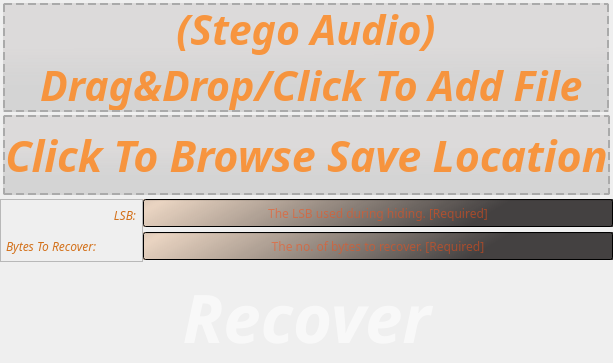
                   <widget class="QWidget" name="Recover">
                    <layout class="QVBoxLayout" name="verticalLayout_24">
                     <property name="spacing">
                      <number>0</number>
                     </property>
                     <property name="leftMargin">
                      <number>0</number>
                     </property>
                     <property name="topMargin">
                      <number>0</number>
                     </property>
                     <property name="rightMargin">
                      <number>0</number>
                     </property>
                     <property name="bottomMargin">
                      <number>0</number>
                     </property>
                     <item>
                      <widget class="QFrame" name="InfileRec">
                       <property name="minimumSize">
                        <size>
                         <width>0</width>
                         <height>115</height>
                        </size>
                       </property>
                       <property name="maximumSize">
                        <size>
                         <width>16777215</width>
                         <height>115</height>
                        </size>
                       </property>
                       <property name="font">
                        <font>
                         <pointsize>10</pointsize>
                        </font>
                       </property>
                       <property name="frameShape">
                        <enum>QFrame::NoFrame</enum>
                       </property>
                       <property name="frameShadow">
                        <enum>QFrame::Raised</enum>
                       </property>
                       <layout class="QHBoxLayout" name="horizontalLayout_21">
                        <property name="spacing">
                         <number>0</number>
                        </property>
                        <property name="leftMargin">
                         <number>0</number>
                        </property>
                        <property name="topMargin">
                         <number>0</number>
                        </property>
                        <property name="rightMargin">
                         <number>0</number>
                        </property>
                        <property name="bottomMargin">
                         <number>0</number>
                        </property>
                        <item>
                         <widget class="QWidget" name="InfileRedDragDrop" native="true">
                          <layout class="QHBoxLayout" name="horizontalLayout_22">
                           <property name="spacing">
                            <number>0</number>
                           </property>
                           <property name="leftMargin">
                            <number>3</number>
                           </property>
                           <property name="topMargin">
                            <number>3</number>
                           </property>
                           <property name="rightMargin">
                            <number>4</number>
                           </property>
                           <property name="bottomMargin">
                            <number>3</number>
                           </property>
                           <item>
                            <widget class="QLabel" name="InfileRecLabel">
                             <property name="minimumSize">
                              <size>
                               <width>0</width>
                               <height>109</height>
                              </size>
                             </property>
                             <property name="maximumSize">
                              <size>
                               <width>16777215</width>
                               <height>109</height>
                              </size>
                             </property>
                             <property name="font">
                              <font>
                               <family>Feast of Flesh BB</family>
                               <pointsize>31</pointsize>
                               <weight>75</weight>
                               <italic>true</italic>
                               <bold>true</bold>
                              </font>
                             </property>
                             <property name="styleSheet">
                              <string notr="true">border: 2px dashed #aaa;
color: qlineargradient(spread:pad, x1:0, y1:0, x2:1, y2:0, stop:0 rgba(158, 7, 23, 180), stop:1 rgba(255, 130, 20, 200));
background-color: qlineargradient(spread:pad, x1:0.462049, y1:0.921, x2:0.452, y2:0, stop:0.174129 rgba(74, 74, 74, 42), stop:0.567164 rgba(78, 59, 58, 30));
</string>
                             </property>
                             <property name="text">
                              <string>(Stego Audio)
 Drag&amp;Drop/Click To Add File</string>
                             </property>
                             <property name="alignment">
                              <set>Qt::AlignCenter</set>
                             </property>
                            </widget>
                           </item>
                          </layout>
                         </widget>
                        </item>
                       </layout>
                      </widget>
                     </item>
                     <item>
                      <widget class="QFrame" name="OutfileRec">
                       <property name="minimumSize">
                        <size>
                         <width>0</width>
                         <height>84</height>
                        </size>
                       </property>
                       <property name="maximumSize">
                        <size>
                         <width>16777215</width>
                         <height>84</height>
                        </size>
                       </property>
                       <property name="frameShape">
                        <enum>QFrame::NoFrame</enum>
                       </property>
                       <property name="frameShadow">
                        <enum>QFrame::Raised</enum>
                       </property>
                       <layout class="QHBoxLayout" name="horizontalLayout_23">
                        <property name="spacing">
                         <number>0</number>
                        </property>
                        <property name="leftMargin">
                         <number>0</number>
                        </property>
                        <property name="topMargin">
                         <number>0</number>
                        </property>
                        <property name="rightMargin">
                         <number>0</number>
                        </property>
                        <property name="bottomMargin">
                         <number>0</number>
                        </property>
                        <item>
                         <widget class="QWidget" name="OutfileRecBrowse" native="true">
                          <layout class="QHBoxLayout" name="horizontalLayout_24">
                           <property name="spacing">
                            <number>0</number>
                           </property>
                           <property name="leftMargin">
                            <number>3</number>
                           </property>
                           <property name="topMargin">
                            <number>0</number>
                           </property>
                           <property name="rightMargin">
                            <number>3</number>
                           </property>
                           <property name="bottomMargin">
                            <number>4</number>
                           </property>
                           <item>
                            <widget class="QLabel" name="OutfileRecLabel">
                             <property name="font">
                              <font>
                               <family>Feast of Flesh BB</family>
                               <pointsize>32</pointsize>
                               <weight>75</weight>
                               <italic>true</italic>
                               <bold>true</bold>
                              </font>
                             </property>
                             <property name="styleSheet">
                              <string notr="true">border: 2px dashed #aaa;
color: qlineargradient(spread:pad, x1:0, y1:0, x2:1, y2:0, stop:0 rgba(158, 7, 23, 180), stop:1 rgba(255, 130, 20, 200));
background-color: qlineargradient(spread:pad, x1:0.462049, y1:0.921, x2:0.452, y2:0, stop:0.174129 rgba(74, 74, 74, 42), stop:0.567164 rgba(78, 59, 58, 30));
</string>
                             </property>
                             <property name="text">
                              <string>Click To Browse Save Location</string>
                             </property>
                             <property name="alignment">
                              <set>Qt::AlignCenter</set>
                             </property>
                            </widget>
                           </item>
                          </layout>
                         </widget>
                        </item>
                       </layout>
                      </widget>
                     </item>
                     <item>
                      <widget class="QFrame" name="LSBNB">
                       <property name="minimumSize">
                        <size>
                         <width>0</width>
                         <height>72</height>
                        </size>
                       </property>
                       <property name="maximumSize">
                        <size>
                         <width>16777215</width>
                         <height>72</height>
                        </size>
                       </property>
                       <property name="frameShape">
                        <enum>QFrame::NoFrame</enum>
                       </property>
                       <property name="frameShadow">
                        <enum>QFrame::Raised</enum>
                       </property>
                       <layout class="QHBoxLayout" name="horizontalLayout_25">
                        <property name="spacing">
                         <number>0</number>
                        </property>
                        <property name="leftMargin">
                         <number>0</number>
                        </property>
                        <property name="topMargin">
                         <number>0</number>
                        </property>
                        <property name="rightMargin">
                         <number>0</number>
                        </property>
                        <item>
                         <widget class="QFrame" name="Labels">
                          <property name="sizePolicy">
                           <sizepolicy hsizetype="Minimum" vsizetype="Preferred">
                            <horstretch>0</horstretch>
                            <verstretch>0</verstretch>
                           </sizepolicy>
                          </property>
                          <property name="minimumSize">
                           <size>
                            <width>143</width>
                            <height>0</height>
                           </size>
                          </property>
                          <property name="maximumSize">
                           <size>
                            <width>140</width>
                            <height>16777215</height>
                           </size>
                          </property>
                          <property name="frameShape">
                           <enum>QFrame::StyledPanel</enum>
                          </property>
                          <property name="frameShadow">
                           <enum>QFrame::Raised</enum>
                          </property>
                          <layout class="QVBoxLayout" name="verticalLayout_25">
                           <property name="spacing">
                            <number>0</number>
                           </property>
                           <property name="leftMargin">
                            <number>5</number>
                           </property>
                           <property name="topMargin">
                            <number>0</number>
                           </property>
                           <property name="rightMargin">
                            <number>0</number>
                           </property>
                           <property name="bottomMargin">
                            <number>0</number>
                           </property>
                           <item>
                            <widget class="QLabel" name="LSBLabel">
                             <property name="font">
                              <font>
                               <family>Lemon</family>
                               <weight>50</weight>
                               <italic>true</italic>
                               <bold>false</bold>
                              </font>
                             </property>
                             <property name="styleSheet">
                              <string notr="true">color: rgb(211, 113, 27);</string>
                             </property>
                             <property name="text">
                              <string>LSB:</string>
                             </property>
                             <property name="alignment">
                              <set>Qt::AlignRight|Qt::AlignTrailing|Qt::AlignVCenter</set>
                             </property>
                             <property name="margin">
                              <number>0</number>
                             </property>
                             <property name="indent">
                              <number>6</number>
                             </property>
                            </widget>
                           </item>
                           <item>
                            <widget class="QLabel" name="NBLabel">
                             <property name="font">
                              <font>
                               <family>Lemon</family>
                               <weight>50</weight>
                               <italic>true</italic>
                               <bold>false</bold>
                              </font>
                             </property>
                             <property name="styleSheet">
                              <string notr="true">color: rgb(211, 113, 27);</string>
                             </property>
                             <property name="text">
                              <string>Bytes To Recover:</string>
                             </property>
                            </widget>
                           </item>
                          </layout>
                         </widget>
                        </item>
                        <item>
                         <widget class="QFrame" name="InputBoxes">
                          <property name="frameShape">
                           <enum>QFrame::NoFrame</enum>
                          </property>
                          <property name="frameShadow">
                           <enum>QFrame::Raised</enum>
                          </property>
                          <layout class="QVBoxLayout" name="verticalLayout_26">
                           <property name="leftMargin">
                            <number>0</number>
                           </property>
                           <property name="topMargin">
                            <number>0</number>
                           </property>
                           <property name="rightMargin">
                            <number>0</number>
                           </property>
                           <property name="bottomMargin">
                            <number>3</number>
                           </property>
                           <item>
                            <widget class="QLineEdit" name="LSB">
                             <property name="minimumSize">
                              <size>
                               <width>0</width>
                               <height>28</height>
                              </size>
                             </property>
                             <property name="maximumSize">
                              <size>
                               <width>16777215</width>
                               <height>30</height>
                              </size>
                             </property>
                             <property name="font">
                              <font>
                               <family>Courgette</family>
                               <pointsize>9</pointsize>
                              </font>
                             </property>
                             <property name="styleSheet">
                              <string notr="true">color: rgb(255, 76, 16);
background-color: qlineargradient(spread:reflect, x1:1, y1:0.579, x2:0, y2:0.477273, stop:0.268657 rgba(62, 59, 59, 246), stop:1 rgba(211, 113, 27, 55));</string>
                             </property>
                             <property name="alignment">
                              <set>Qt::AlignCenter</set>
                             </property>
                             <property name="placeholderText">
                              <string>The LSB used during hiding. [Required]</string>
                             </property>
                            </widget>
                           </item>
                           <item>
                            <widget class="QLineEdit" name="NBytes">
                             <property name="minimumSize">
                              <size>
                               <width>0</width>
                               <height>28</height>
                              </size>
                             </property>
                             <property name="maximumSize">
                              <size>
                               <width>16777215</width>
                               <height>30</height>
                              </size>
                             </property>
                             <property name="font">
                              <font>
                               <family>Courgette</family>
                               <pointsize>9</pointsize>
                               <italic>false</italic>
                              </font>
                             </property>
                             <property name="styleSheet">
                              <string notr="true">color: rgb(255, 76, 16);
background-color: qlineargradient(spread:reflect, x1:1, y1:0.579, x2:0, y2:0.477273, stop:0.268657 rgba(62, 59, 59, 246), stop:1 rgba(211, 113, 27, 55));</string>
                             </property>
                             <property name="alignment">
                              <set>Qt::AlignCenter</set>
                             </property>
                             <property name="placeholderText">
                              <string>The no. of bytes to recover. [Required]</string>
                             </property>
                            </widget>
                           </item>
                          </layout>
                         </widget>
                        </item>
                       </layout>
                      </widget>
                     </item>
                     <item>
                      <widget class="QFrame" name="RecButtonFrame">
                       <property name="frameShape">
                        <enum>QFrame::NoFrame</enum>
                       </property>
                       <property name="frameShadow">
                        <enum>QFrame::Raised</enum>
                       </property>
                       <layout class="QHBoxLayout" name="horizontalLayout_26">
                        <property name="leftMargin">
                         <number>0</number>
                        </property>
                        <property name="topMargin">
                         <number>0</number>
                        </property>
                        <property name="rightMargin">
                         <number>0</number>
                        </property>
                        <property name="bottomMargin">
                         <number>0</number>
                        </property>
                        <item>
                         <widget class="QPushButton" name="RecButton">
                          <property name="sizePolicy">
                           <sizepolicy hsizetype="Minimum" vsizetype="Expanding">
                            <horstretch>0</horstretch>
                            <verstretch>0</verstretch>
                           </sizepolicy>
                          </property>
                          <property name="font">
                           <font>
                            <family>Feast of Flesh BB</family>
                            <pointsize>50</pointsize>
                            <weight>75</weight>
                            <italic>true</italic>
                            <bold>true</bold>
                           </font>
                          </property>
                          <property name="styleSheet">
                           <string notr="true">QPushButton {
	color: rgba(255, 255, 255, 150);
	background-color: rgba(0, 0, 0, 0);
	border: 0px solid;
}

QPushButton::hover {
	
	color: rgba(255, 255, 255, 195);
	border: 0px solid;
	background-color: qlineargradient(spread:pad, x1:0.46305, y1:0.261, x2:0.478, y2:1, stop:0.268657 rgba(62, 59, 59, 246), stop:1 rgba(211, 113, 27, 125));
}</string>
                          </property>
                          <property name="text">
                           <string>Recover</string>
                          </property>
                         </widget>
                        </item>
                       </layout>
                      </widget>
                     </item>
                    </layout>
                   </widget>
